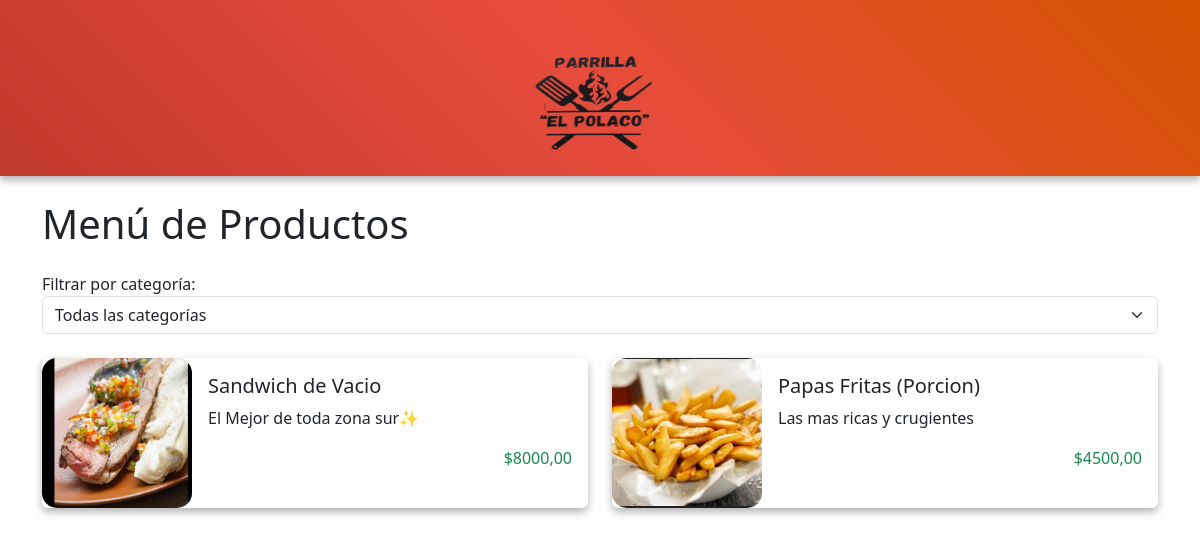
The page / on the database its author committed.
### Parrilla/models.py (models this page shows, shortened)
class Producto(models.Model):
    nombre = models.CharField(max_length=100)
    precio = models.DecimalField(max_digits=10, decimal_places=2)
    descripcion = models.TextField()
    imagen = models.ImageField(upload_to="productos")
    categoria = models.CharField(
        max_length=50,
        choices=[
            ("sandwiches", "Sandwiches"),
            ("porciones", "Porciones"),
            ("ensaladas", "Ensaladas"),
            ("papas", "Papas"),
            ("bebidas", "Bebidas"),
        ],
    )

### Parrilla/views.py (the view)
# urls.py: path("", views.ver_menu, name="ver_menu"),
def ver_menu(request):
    categoria = request.GET.get("categoria")
    if categoria:
        productos = Producto.objects.filter(categoria=categoria)
    else:
        productos = Producto.objects.all()
    categorias = Producto._meta.get_field("categoria").choices
    return render(
        request,
        "Parrilla/menu.html",
        {
            "productos": productos,
            "categorias": categorias,
            "categoria_seleccionada": categoria,
        },
    )

### Parrilla/templates/Parrilla/menu.html (shortened to what this page needs)
<!DOCTYPE html>
<html lang="en">
<head>
    {% load bootstrap5 %}
    {% bootstrap_css %}
</head>
<body class="bg-gray" >
    <nav class="navbar bg-body-tertiary navbar-expand-lg navbar-light">
        <div class="container">
          <a class="navbar-brand mx-auto" href="#">
            <img src="productos/logo1.png" alt="logo" width="200" height="150">
          </a>
        </div>
      </nav>
      <div class="container mt-4">
        <h1 class="mb-4">Menú de Productos</h1>
    <form method="GET" action="" class="mb-4">
        <label for="categoria-select">Filtrar por categoría:</label>
        <select id="categoria-select" name="categoria" onchange="this.form.submit()" class="form-select">
            <option value="">Todas las categorías</option>
        </select>
    </form>
        <div class="row">
            {% for producto in productos %}
                <div class="col-md-6 mb-4">
                    <div class="card d-flex flex-row border-radius-1">
                        <img src="{{ producto.imagen.url }}" class="producto-imagen card-img-left" alt="{{ producto.nombre }}">
                        <div class="card-body">
                            <h5 class="card-title">{{ producto.nombre }}</h5>
                            <p class="card-text">{{ producto.descripcion }}</p>
                            <p class="text-end text-success">${{ producto.precio }}</p>
                        </div>
                    </div>
                </div>
                {% if forloop.counter|divisibleby:2 %}
                    </div><div class="row">
                {% endif %}
            {% endfor %}
        </div>
    </div>
</body>
</html>

### Parrilla/templates/Parrilla/menu.html (style rules this page uses)
.producto-imagen { width: 150px; height: 150px; object-fit: cover; border-radius: 15px; }
.card { min-height: 150px; }
body { background-color: linear-gradient(45deg, #c0392b, #e74c3c, #d35400); }
.navbar { background: linear-gradient(45deg, #c0392b, #e74c3c, #d35400); box-shadow: 0 4px 8px rgba(0, 0, 0, 0.3); }
.card { background-color: transparent; border: none; box-shadow: 0 4px 8px rgba(0, 0, 0, 0.3); }

### rows shown on the page
Producto: imagen (picture), nombre "Sandwich de Vacio", descripcion "El Mejor de toda zona sur✨", precio "8000,00"
Producto: imagen (picture), nombre "Papas Fritas (Porcion)", descripcion "Las mas ricas y crugientes", precio "4500,00"
